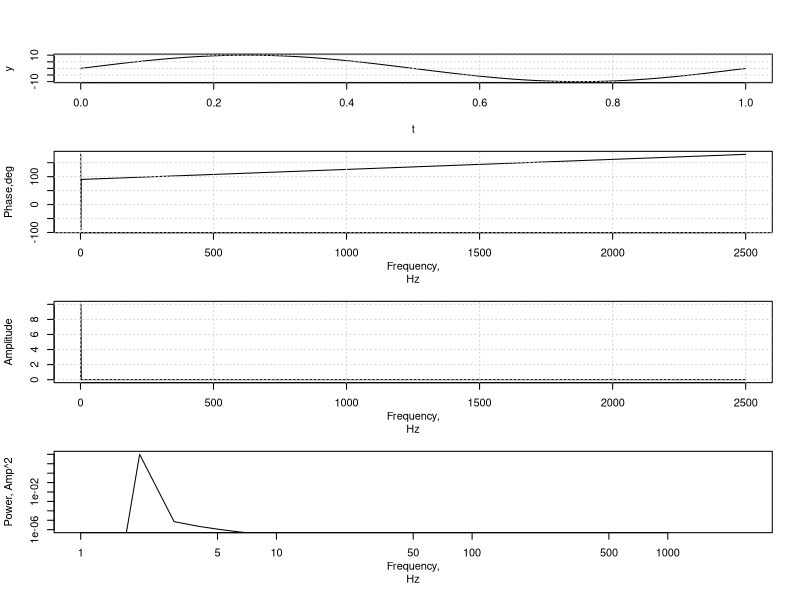

R code for this plot:
func<-function(x)
{
   mag2<<-mag^2
   f<<-f
        approx(f,mag2,x)$y
}


layout(matrix(c(1,2,3,4), 4, 1, byrow = TRUE))
#SETUP
   T    <- 1. #time 0 -> T 
   dt   <- 0.0002 #s
   n    <- T/dt
   F    <- 1/dt # freq domain -F/2 -> F/2
   df   <- 1/T
   t    <- seq(0,T,by=dt)  
   freq <- 1 #Hz

#SIGNAL FUNCTION
   y     <- 10*sin(2*pi*freq*t) 

#FREQ ARRAY
   f <- 1:length(t)/T 

#FOURIER WORK
   Y     <- fft(y)
   mag   <- sqrt(Re(Y)^2+Im(Y)^2)*2/n #Amplitude
   phase <- Arg(Y)*180/pi 
   Yr    <- Re(Y)
   Yi    <- Im(Y)

#PLOT SIGNALS
   plot(t,y,type="l",xlim=c(0,T)) 
   grid(NULL,NULL, col = "lightgray", lty = "dotted",lwd = 1)
   par(mar=c(5, 4, 0, 2) + 0.1)
   
   plot(f[1:length(f)/2],phase[1:length(f)/2],type="l",xlab="Frequency,
Hz",ylab="Phase,deg")
   grid(NULL,NULL, col = "lightgray", lty = "dotted",lwd = 1)
   
   plot(f[1:length(f)/2],mag[1:length(f)/2],type="l",xlab="Frequency,
Hz",ylab="Amplitude")
   grid(NULL,NULL, col = "lightgray", lty = "dotted",lwd = 1) 
   
   plot(f[1:length(f)/2],(mag^2)[1:length(f)/2],type="l",xlab="Frequency,
Hz",ylab="Power, Amp^2",log="xy",ylim=c(10^-6,100))
        
        pref<-20E-6 #pa
        p<-integrate(func,f[1],f[length(f)/2])
   pwrDB<-10*log10(p$value/pref^2)
        cat("Area under power curve: ",p$value,"Pa ",pwrDB," dB\n")

